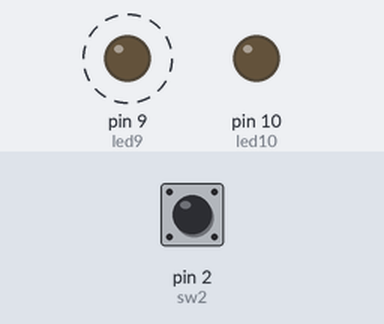
Simulated run of this sketch. Board: Arduino Uno, built with avr-gcc and run on an emulated ATmega328P. Parts: output pins drawn as LEDs (lit = HIGH). Dashed ring = blinking. Inputs (shaded band) come from the test bench; at power-on: pin 2 (sw2) HIGH.

Above: at 1.2 s.
1.3 s: pin 2 (sw2) pulled LOW for 0.15 s
At 2.8 s:
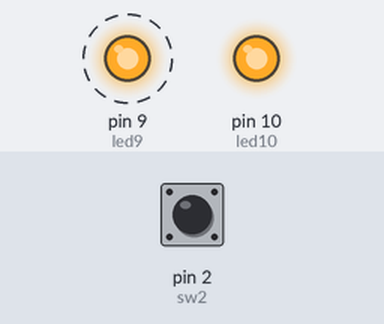
4.4 s: pin 2 (sw2) pulled LOW for 1 s
At 6.8 s:
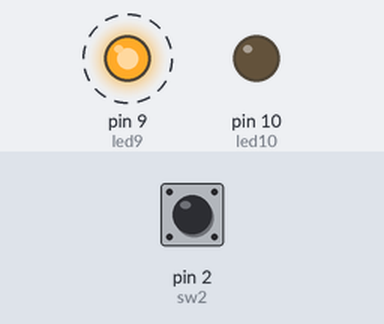
8.4 s: pin 2 (sw2) pulled LOW for 3.2 s
At 13.8 s:
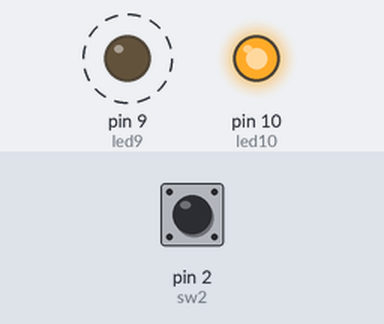
Timing chart, 0 to 20.6 s (numbered marks = the images above; inputs shaded):
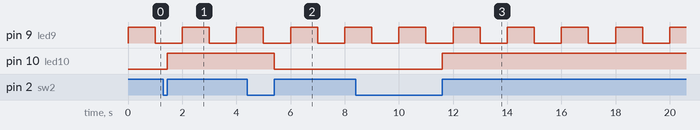

Measured:
- after the input at 1.3 s, pin 10 (led10): LOW → HIGH after 0.15 s
- after the input at 4.4 s, pin 10 (led10): HIGH → LOW after 1.0 s
- after the input at 8.4 s, pin 10 (led10): LOW → HIGH after 3.2 s
- by itself, pin 9 (led9): alternates HIGH for 1.0 s and LOW for 1.0 s

The sketch:

interrupcion_antirrebotehw.ino
```cpp
int sw2 = 2;
int led9 = 9;
int led10 = 10;
void setup(){
  pinMode(sw2, INPUT);
  pinMode(led9,OUTPUT);
  pinMode(led10, OUTPUT);

  attachInterrupt(0, isr, RISING);
}
void loop(){
  digitalWrite(led9, !digitalRead(led9));
  delay(1000);
}
void isr(){
  digitalWrite(led10, !digitalRead(led10));
}
```
